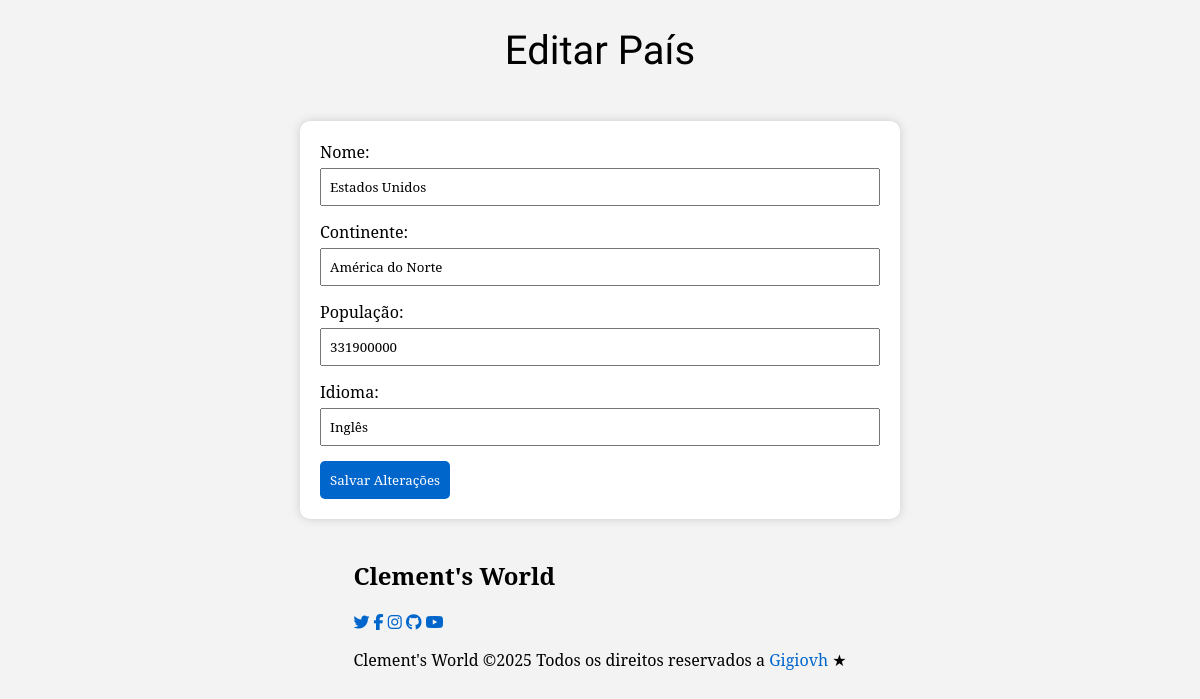
The page /pais/editar.php?id=2 on the database its author committed.
### tables this page shows
CREATE TABLE tb_pais(
id_pais INT AUTO_INCREMENT PRIMARY  KEY,
nome VARCHAR(120) NOT NULL,
continente VARCHAR(160) NOT NULL,
populacao FLOAT NOT NULL,
idioma VARCHAR(60) NOT NULL
);

### src/pais/editar.php (the view, shortened to what this page needs)
<?php include("../conexao.php");
$id = $_GET['id'];
$result = $conn->query("SELECT * FROM tb_pais WHERE id_pais=$id");
$pais = $result->fetch_assoc();
?>
<!DOCTYPE html>
<html lang="pt-br">
<head>
<link rel="stylesheet" href="../style.css">
    <link rel="stylesheet" href="https://cdnjs.cloudflare.com/ajax/libs/font-awesome/6.6.0/css/all.min.css">
</head>
<body>
<h1>Editar País</h1>
<form name="formPais" method="post" onsubmit="return validar()">
    <label>Nome:</label>
    <input type="text" name="nome" value="<?= $pais['nome'] ?>">
    <label>Continente:</label>
    <input type="text" name="continente" value="<?= $pais['continente'] ?>">
    <label>População:</label>
    <input type="number" name="populacao" value="<?= $pais['populacao'] ?>">
    <label>Idioma:</label>
    <input type="text" name="idioma" value="<?= $pais['idioma'] ?>">
    <button type="submit" name="salvar">Salvar Alterações</button>
</form>
</body>
<footer class="footer">
  <h2 class="footer-logo">Clement's World</h2>
  <div class="footer-social">
    <a href="https://twitter.com" target="_blank"><i class="fab fa-twitter"></i></a>
    <a href="https://facebook.com" target="_blank"><i class="fab fa-facebook-f"></i></a>
    <a href="https://instagram.com" target="_blank"><i class="fab fa-instagram"></i></a>
    <a href="https://github.com/Gigiovh" target="_blank"><i class="fab fa-github"></i></a>
    <a href="https://youtube.com" target="_blank"><i class="fab fa-youtube"></i></a>
  </div>
  <p class="footer-copy">
    Clement's World ©2025 Todos os direitos reservados a <a href="https://github.com/Gigiovh">Gigiovh</a>
    <span class="heart">★</span>
  </p>
</footer>
</html>

### src/style.css (style rules this page uses)
:root { --brand-color: hsl(46, 100%, 50%); --black: hsl(0, 0%, 0%); --white: hsl(0, 0%, 100%); --font-title: "Montserrat", sans-serif; --font-text: "Lato", sans-serif; }
*, *::before, *::after { box-sizing: border-box; }
body { font-family: Arial, sans-serif; background-color: #f3f3f3; margin: 0; padding: 0; display: flex; flex-direction: column; align-items: center; }
body, p, h2, h3, h4, h5, h6, li, a, td, th, input, select, button, label { font-family: "Noto Serif", serif; font-optical-sizing: auto; font-style: normal; font-variation-settings: "wdth" 100; }
h1 { text-align: center; font-family: "Caprasimo", serif; font-weight: 200; font-size: 40px; }
a { text-decoration: none; color: #0066cc; display: inline-block; transition: transform 0.2s ease, color 0.2s ease; }
form { width: 95%; max-width: 600px; margin: 20px auto; background: white; padding: 20px; border-radius: 10px; box-shadow: 0px 0px 10px #ccc; }
input, select { width: 100%; padding: 8px; margin: 5px 0 15px 0; box-sizing: border-box; }
button { background: #0066cc; color: white; border: none; padding: 10px; border-radius: 5px; cursor: pointer; }

### rows shown on the page
tb_pais: nome "Estados Unidos", continente "América do Norte", populacao "331900000", idioma "Inglês"
